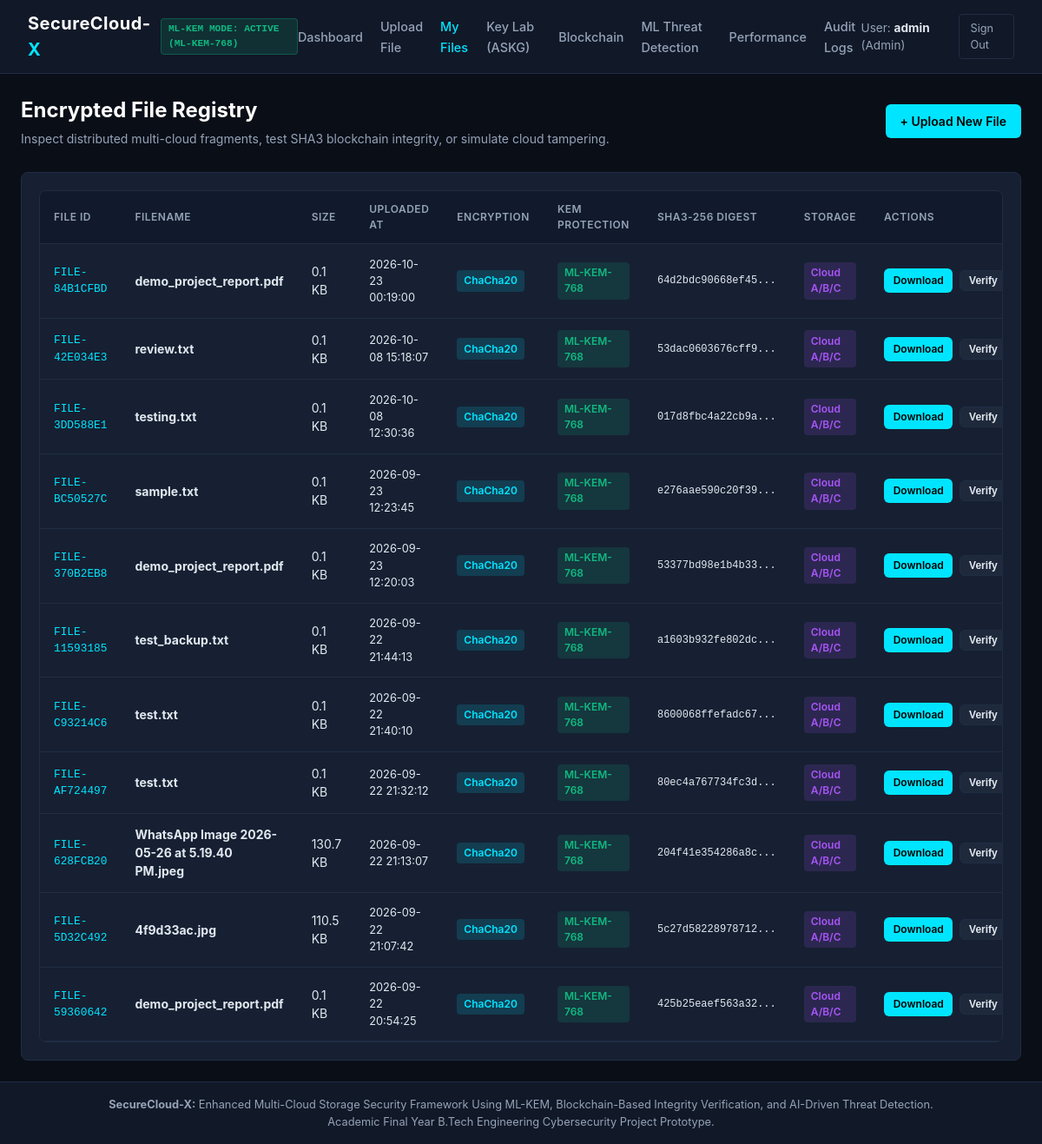
/files (signed in), run on the app's committed database.
### tables this page shows
CREATE TABLE files (
        file_id TEXT PRIMARY KEY,
        original_filename TEXT NOT NULL,
        encrypted_filename TEXT NOT NULL,
        file_size INTEGER NOT NULL,
        sha3_hash TEXT NOT NULL,
        kem_ciphertext TEXT NOT NULL,
        wrapped_session_key TEXT NOT NULL,
        wrap_nonce TEXT NOT NULL,
        chacha_nonce TEXT NOT NULL,
        key_id TEXT NOT NULL,
        kem_param TEXT NOT NULL,
        upload_time TEXT NOT NULL,
        user_id INTEGER NOT NULL,
        FOREIGN KEY (user_id) REFERENCES users(id)
    );

### routes/dashboard_routes.py (the view)
@dashboard_bp.route("/files")
@login_required
def files_view():
    conn = get_db_connection()
    cursor = conn.cursor()
    cursor.execute("""
        SELECT f.file_id, f.original_filename, f.file_size, f.upload_time, f.sha3_hash,
               f.key_id, f.kem_param, u.username
        FROM files f
        JOIN users u ON f.user_id = u.id
        ORDER BY f.upload_time DESC
    """)
    files = cursor.fetchall()
    conn.close()
    return render_template("files.html", files=files, kem_status=mlkem_service.get_status())

### app.py (called while the page is built)
def create_app():
    app = Flask(__name__)
    app.config["SECRET_KEY"] = SECRET_KEY
    app.config["MAX_CONTENT_LENGTH"] = MAX_CONTENT_LENGTH
    init_db()
    app.register_blueprint(auth_bp)
    app.register_blueprint(upload_bp)
    app.register_blueprint(download_bp)
    app.register_blueprint(dashboard_bp)
    app.register_blueprint(security_bp)
    @app.context_processor
    def inject_system_status():
        return {
            "kem_status": mlkem_service.get_status()
        }
    @app.errorhandler(404)
    def not_found_error(error):
        return render_template("base.html"), 404
    @app.errorhandler(500)
    def internal_error(error):
        return render_template("base.html"), 500
    return app

### crypto/mlkem_service.py (called while the page is built, shortened)
    def get_status(self) -> dict:
        if self.is_active:
            return {
                "status_text": "ML-KEM MODE: ACTIVE",
                "is_fallback": False,
                "parameter_set": self.param_set,
                "security_standard": "FIPS 203 (NIST Post-Quantum Cryptography)",
                "description": f"Standard {self.param_set} Lattice-based KEM actively running."
            }

### database/database.py (called while the page is built)
def get_db_connection():
    os.makedirs(DATABASE_PATH.parent, exist_ok=True)
    conn = sqlite3.connect(str(DATABASE_PATH))
    conn.row_factory = sqlite3.Row
    conn.execute("PRAGMA foreign_keys = ON")
    return conn

### routes/auth_routes.py (called while the page is built)
def login_required(f):
    @wraps(f)
    def decorated_function(*args, **kwargs):
        if "user_id" not in session:
            flash("Please log in to access this page.", "warning")
            return redirect(url_for("auth.login"))
        return f(*args, **kwargs)
    return decorated_function

### templates/files.html (shortened to what this page needs)
{% extends "base.html" %}
{% block content %}
<div class="page-header">
  <div>
    <h1 class="page-title">Encrypted File Registry</h1>
    <p class="page-subtitle">Inspect distributed multi-cloud fragments, test SHA3 blockchain integrity, or simulate cloud tampering.</p>
  </div>
  <div>
    <a href="{{ url_for('upload.upload_file') }}" class="btn btn-primary">+ Upload New File</a>
  </div>
</div>
<div class="card">
  {% if files %}
  <div class="table-container" style="margin-bottom: 0;">
    <table>
      <thead>
        <tr>
          <th>File ID</th>
          <th>Filename</th>
          <th>Size</th>
          <th>Uploaded At</th>
          <th>Encryption</th>
          <th>KEM Protection</th>
          <th>SHA3-256 Digest</th>
          <th>Storage</th>
          <th>Actions</th>
        </tr>
      </thead>
      <tbody>
        {% for f in files %}
        <tr>
          <td class="mono" style="color: var(--accent-cyan);">{{ f.file_id }}</td>
          <td><strong>{{ f.original_filename }}</strong></td>
          <td>{{ (f.file_size / 1024)|round(1) }} KB</td>
          <td style="font-size: 0.8rem;">{{ f.upload_time }}</td>
          <td><span class="badge badge-blue">ChaCha20</span></td>
          <td><span class="badge badge-green">{{ f.kem_param }}</span></td>
          <td class="mono" style="font-size: 0.75rem;" title="{{ f.sha3_hash }}">{{ f.sha3_hash[:16] }}...</td>
          <td>
            <span class="badge badge-purple" title="Distributed across Cloud A, B, and C">Cloud A/B/C</span>
          </td>
          <td>
            <div style="display: flex; gap: 0.5rem; align-items: center;">
              <a href="{{ url_for('download.download_file', file_id=f.file_id) }}" class="btn btn-primary btn-sm" title="Verify SHA3 and Decrypt with ML-KEM + ChaCha20">
                Download
              </a>
              <button onclick="checkIntegrity('{{ f.file_id }}')" class="btn btn-secondary btn-sm" title="Check SHA3 Hash Against Blockchain">
                Verify
              </button>
            </div>
          </td>
        </tr>
        {% endfor %}
      </tbody>
    </table>
  </div>
  {% endif %}
</div>
{% endblock %}

### static/css/style.css (style rules this page uses)
:root { --bg-primary: #0a0e17; --bg-secondary: #111827; --bg-card: #162032; --bg-card-hover: #1c2940; --border-color: #1f2d45; --border-highlight: #00e5ff; --text-main: #e2e8f0; --text-muted: #94a3b8; --accent-cyan: #00e5ff; --accent-green: #10b981; --accent-amber: #f59e0b; --accent-red: #ef4444; --accent-purple: #a855f7; --font-sans: -apple-system, BlinkMacSystemFont, "Segoe UI", Roboto, Oxygen, Ubuntu, Cantarell, sans-serif; --font-mono: "Consolas", "Monaco", "Courier New", monospace; }
* { box-sizing: border-box; margin: 0; padding: 0; }
body { background-color: var(--bg-primary); color: var(--text-main); font-family: var(--font-sans); line-height: 1.5; min-height: 100vh; display: flex; flex-direction: column; }
.page-header { margin-bottom: 1.75rem; display: flex; justify-content: space-between; align-items: center; flex-wrap: wrap; gap: 1rem; }
.page-title { font-size: 1.5rem; font-weight: 700; color: #ffffff; }
.page-subtitle { font-size: 0.875rem; color: var(--text-muted); margin-top: 0.25rem; }
.card { background-color: var(--bg-card); border: 1px solid var(--border-color); border-radius: 8px; padding: 1.25rem; position: relative; overflow: hidden; }
.btn { display: inline-flex; align-items: center; gap: 0.5rem; padding: 0.5rem 1rem; font-size: 0.875rem; font-weight: 600; border-radius: 6px; border: 1px solid transparent; cursor: pointer; text-decoration: none; transition: all 0.2s; }
.btn-primary { background-color: var(--accent-cyan); color: #000000; }
.btn-secondary { background-color: #1e293b; border-color: var(--border-color); color: var(--text-main); }
.btn-sm { padding: 0.25rem 0.6rem; font-size: 0.75rem; }
.table-container { background-color: var(--bg-card); border: 1px solid var(--border-color); border-radius: 8px; overflow-x: auto; margin-bottom: 2rem; }
table { width: 100%; border-collapse: collapse; text-align: left; font-size: 0.875rem; }
th { background-color: rgba(15, 23, 42, 0.7); color: var(--text-muted); font-weight: 600; font-size: 0.75rem; text-transform: uppercase; letter-spacing: 0.5px; padding: 0.75rem 1rem; border-bottom: 1px solid var(--border-color); }
td { padding: 0.85rem 1rem; border-bottom: 1px solid var(--border-color); color: var(--text-main); }
.mono { font-family: var(--font-mono); font-size: 0.8rem; }
.badge { display: inline-block; padding: 0.2rem 0.5rem; border-radius: 4px; font-size: 0.75rem; font-weight: 600; }
.badge-green { background: rgba(16, 185, 129, 0.15); color: var(--accent-green); }
.badge-blue { background: rgba(0, 229, 255, 0.15); color: var(--accent-cyan); }
.badge-purple { background: rgba(168, 85, 247, 0.15); color: var(--accent-purple); }

### data on the page
files: file_id "FILE-84B1CFBD", original_filename "demo_project_report.pdf", (f.file_size/1024)|round(1) "0.1", upload_time "2026-10-23 00:19:00", kem_param "ML-KEM-768", sha3_hash "64d2bdc90668ef45"
files: file_id "FILE-42E034E3", original_filename "review.txt", (f.file_size/1024)|round(1) "0.1", upload_time "2026-10-08 15:18:07", kem_param "ML-KEM-768", sha3_hash "53dac0603676cff9"
files: file_id "FILE-3DD588E1", original_filename "testing.txt", (f.file_size/1024)|round(1) "0.1", upload_time "2026-10-08 12:30:36", kem_param "ML-KEM-768", sha3_hash "017d8fbc4a22cb9a"
files: file_id "FILE-BC50527C", original_filename "sample.txt", (f.file_size/1024)|round(1) "0.1", upload_time "2026-09-23 12:23:45", kem_param "ML-KEM-768", sha3_hash "e276aae590c20f39"
files: file_id "FILE-370B2EB8", original_filename "demo_project_report.pdf", (f.file_size/1024)|round(1) "0.1", upload_time "2026-09-23 12:20:03", kem_param "ML-KEM-768", sha3_hash "53377bd98e1b4b33"
files: file_id "FILE-11593185", original_filename "test_backup.txt", (f.file_size/1024)|round(1) "0.1", upload_time "2026-09-22 21:44:13", kem_param "ML-KEM-768", sha3_hash "a1603b932fe802dc"
files: file_id "FILE-C93214C6", original_filename "test.txt", (f.file_size/1024)|round(1) "0.1", upload_time "2026-09-22 21:40:10", kem_param "ML-KEM-768", sha3_hash "8600068ffefadc67"
files: file_id "FILE-AF724497", original_filename "test.txt", (f.file_size/1024)|round(1) "0.1", upload_time "2026-09-22 21:32:12", kem_param "ML-KEM-768", sha3_hash "80ec4a767734fc3d"
files: file_id "FILE-628FCB20", original_filename "WhatsApp Image 2026-05-26 at 5.19.40 PM.jpeg", (f.file_size/1024)|round(1) "130.7", upload_time "2026-09-22 21:13:07", kem_param "ML-KEM-768", sha3_hash "204f41e354286a8c"
files: file_id "FILE-5D32C492", original_filename "4f9d33ac.jpg", (f.file_size/1024)|round(1) "110.5", upload_time "2026-09-22 21:07:42", kem_param "ML-KEM-768", sha3_hash "5c27d58228978712"
files: file_id "FILE-59360642", original_filename "demo_project_report.pdf", (f.file_size/1024)|round(1) "0.1", upload_time "2026-09-22 20:54:25", kem_param "ML-KEM-768", sha3_hash "425b25eaef563a32"

### other printed values
{{ kem_status.status_text }} "ML-KEM MODE: ACTIVE"
{{ kem_status.parameter_set }} "ML-KEM-768"
{{ session.get('username') }} "admin"
{{ session.get('role') }} "Admin"
